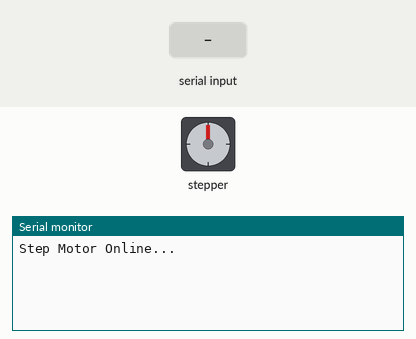
Bench run of a sketch on a simulated Arduino Uno, built with avr-gcc and run on an emulated ATmega328P. On the bench: stepper motor, the last lines printed to the serial monitor. Wiring (inferred from the names in the program): stepper motor driver (200 steps per turn assumed): step pin 2; direction pin 3; enable pin 4. The inputs (shaded band) are chosen by the test bench.

Above: at 1.2 s.
1.3 s: "90,45\n" received over Serial
At 3.0 s:
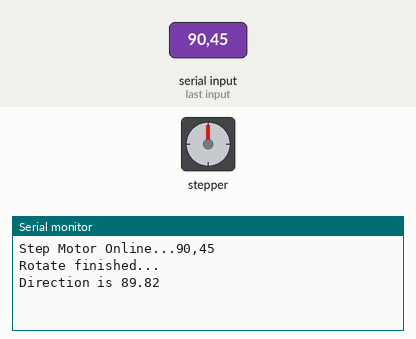
3.8 s: "5\n" received over Serial
At 4.6 s:
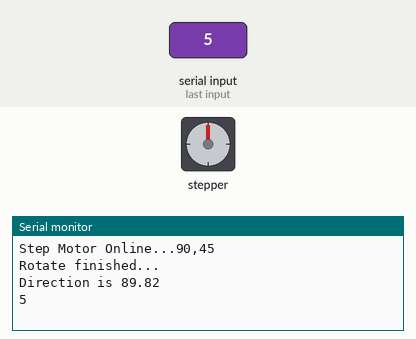
5.3 s: "200\n" received over Serial
At 6.4 s:
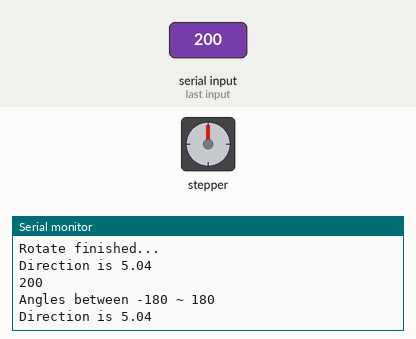

The sketch:

ECEN489_project3_Pulse.ino
```cpp
/*=========================================================
Project 3 Step Motor Controller

=========================================================*/

const int PULSE = 2;
const int DIR = 3;
const int EN = 4;
String command; // command from serial
double angle; // rorate angle
int number; // rotate number
double dirct;
int start_flag;
void setup()
{
    pinMode(PULSE, OUTPUT);
    pinMode(DIR, OUTPUT);
    pinMode(EN, OUTPUT);
    Serial.begin(9600);
    Serial.print("Step Motor Online...");
    digitalWrite(PULSE, LOW);
    digitalWrite(DIR, LOW);
    digitalWrite(EN, LOW);
    dirct = 0;
    start_flag = 0;
}

void loop()
{
    angle = 0;
    number = 0;
    while (Serial.available()) {
      char c = Serial.read();  //gets one byte from serial buffer
      command += c; //makes the string readString
      delay(2);  //slow looping to allow buffer to fill with next character
    }
    if (command.length() >0) {
      Serial.println(command);  //so you can see the captured string
      angle = command.toInt();  //convert readString into a number
      command = "";
      start_flag = 1;
    }
    if(start_flag){
      if(abs(angle)>180)
      {
        Serial.println("Angles between -180 ~ 180");
      }
      else{
        angle = angle - dirct;
        number = angle/0.18;
        rotate(number);
        dirct = dirct + number * 0.18;
        Serial.println("Rotate finished...");
      }
      Serial.print("Direction is ");
      Serial.println(dirct);
      start_flag = 0;
    }
}

// rotate by step numbers
void rotate(int number)
{
    if(number >= 0)
      digitalWrite(DIR, LOW);
    else
    {
      digitalWrite(DIR, HIGH);
      number = -number;
    }

    for(int i=0; i<number; i++)
    {
      digitalWrite(EN, HIGH);
      digitalWrite(PULSE, LOW);
      delay(1);
      digitalWrite(PULSE, HIGH);
      delay(1);
      digitalWrite(PULSE, LOW);
      digitalWrite(EN, LOW);
    }
}

int cal_steps(double angle, double dirct)
{
    int number = 0;
    if(abs(angle + dirct)<180)
      return number = angle/0.18;
    else
      return 0;
}
```

Measured:
- after the input at 1.3 s, the serial monitor: prints a new line at once (image 1)
- after the input at 3.8 s, the serial monitor: prints a new line at once (image 2)
- after the input at 5.3 s, the serial monitor: prints a new line at once (image 3)
